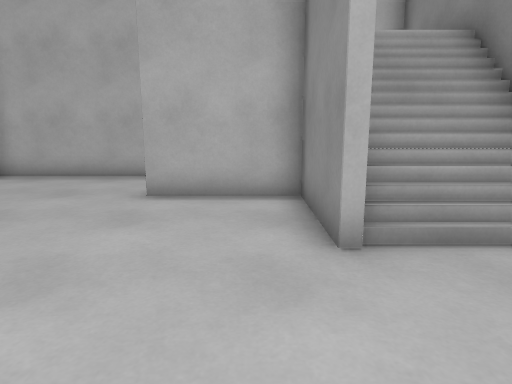
[1] (above)

15 first-person views from a walk through a Godot game level. The camera is 1.2 m above the floor, tilts 10° down and sees 75° across. The floor is counted in squares, 1 m on a side. Each view is taken from the middle of a square. On the plan, view 1 faces up. The plan holds only what a view shows up to about 14 squares ahead; the rest is blank. The place goes on beyond the plan.

[2]
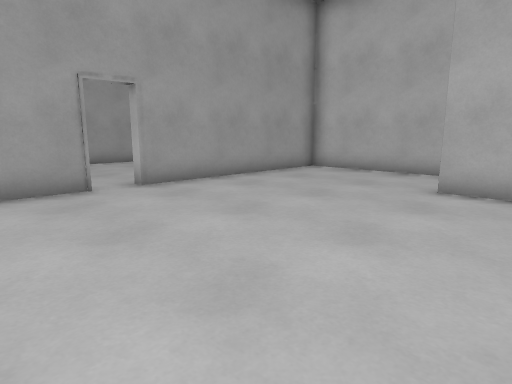

[3]
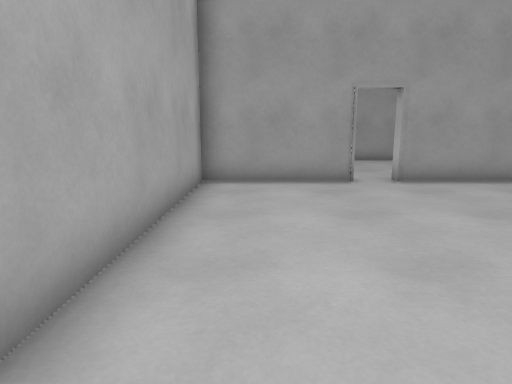

[4]
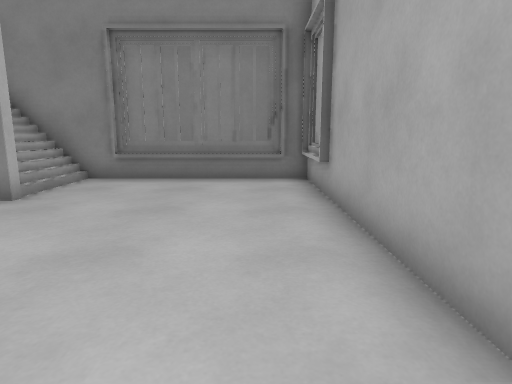

[5]
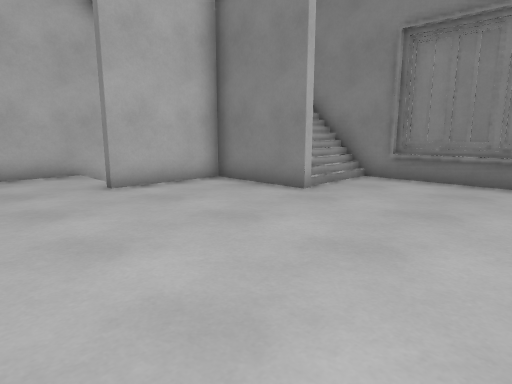

[6]
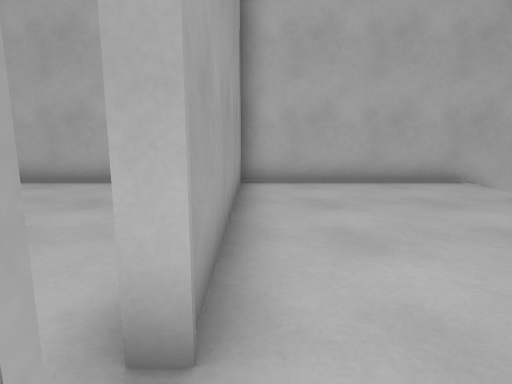

[7]
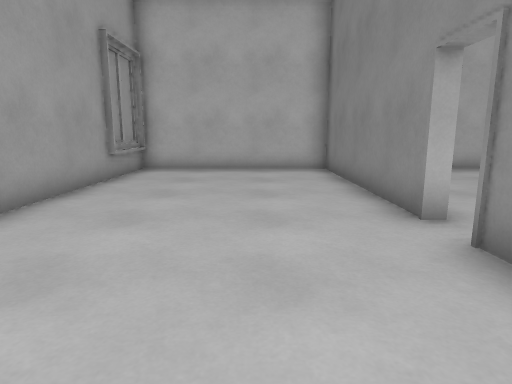

[8]
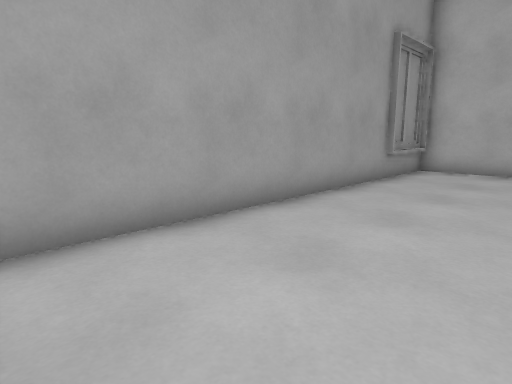

[9]
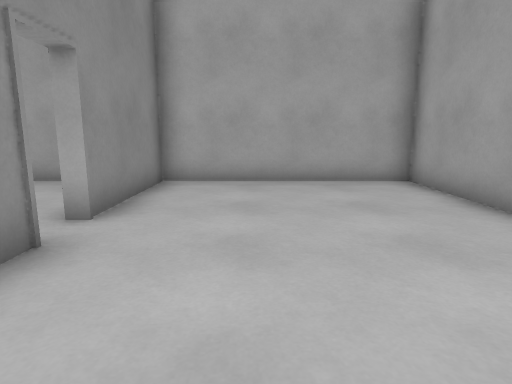

[10]
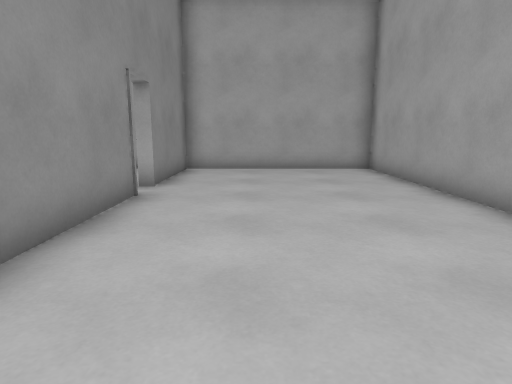

[11]
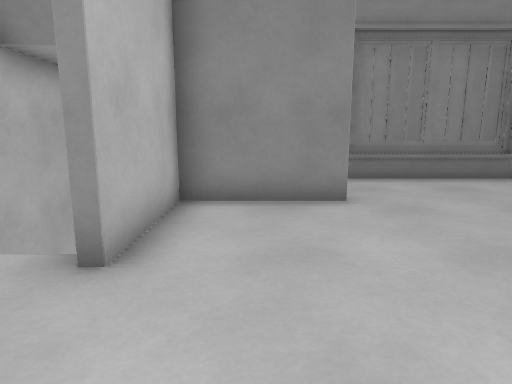

[12]
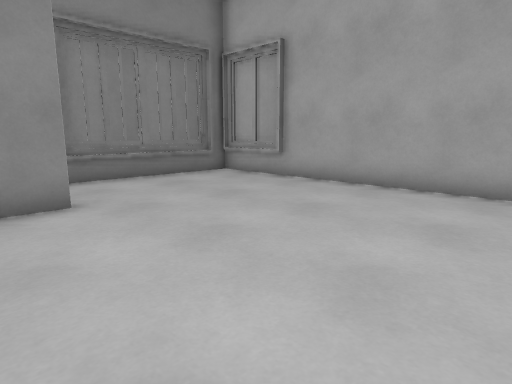

[13]
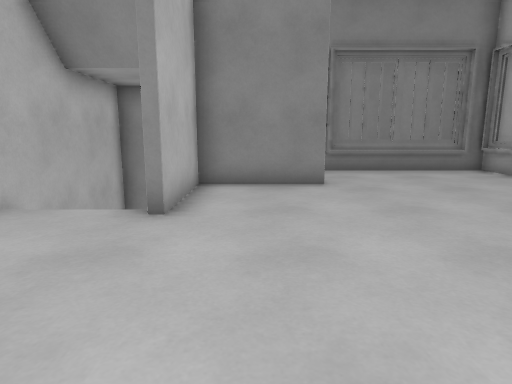

[14]
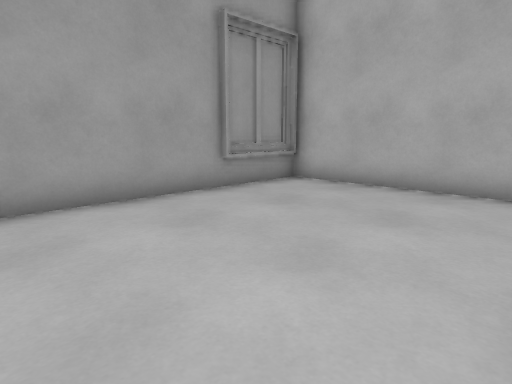

[15]
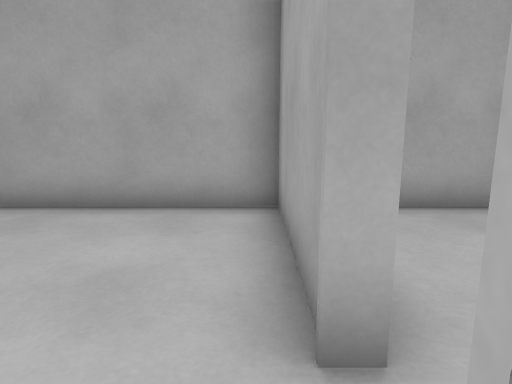

### Floor plan
Key: @ floor where view 1 was taken; # wall or solid block; . floor; / step, stairs or slope.
Columns run from 14 left of view 1 to 4 right of it. Each row starts with its distance up from view 1.
 10 ##################
  9 #.....#.....////  #
  8 #.....#...../     #
  7 #.....#.....####  #
  6 #.....#........#//#
  5 #.....#........#//#
  4 #.....#........#//#
  3 #.....#...........#
  2 #.................#
  1 #.....#...........#
  0 #.....#.......@...#
 -1 #.....#...........#
 -2 #.....#.........###
 -3 ###################

Positions as (right, up) in squares from view 1, and headings:
1: (0, 0), facing up
2: (0, -1), facing up-left
3: (1, -1), facing left
4: (-5, -1), facing right
5: (-5, -1), facing up-right
6: (-7, 1), facing up
7: (-10, -2), facing up
8: (-10, -2), facing up-left
9: (-10, 6), facing down
10: (-10, 9), facing down
11: (-5, 5), facing right
12: (-5, 5), facing down-right
13: (-7, 5), facing right
14: (-8, 2), facing up-left
15: (-7, 3), facing down
